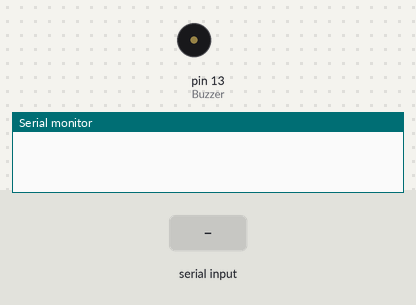
A sketch run on a simulated Arduino Uno, built with avr-gcc and run on an emulated ATmega328P. Parts: buzzer (waves = sounding), the last lines printed to the serial monitor. The test bench sets the inputs (shaded band).

Above: at 1.2 s.
1.3 s: "S" received over Serial
At 5.77 s:
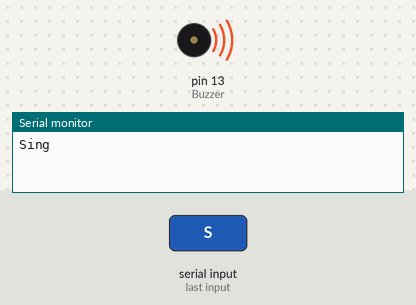
Timing chart, 0 to 10.3 s (numbered marks = the images above; inputs shaded):
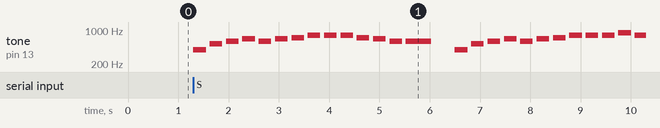

The sketch:

lab06-2.ino
```cpp
#include <Keypad.h>
#include "pitches.h"
const byte ROWS=4;
const byte COLS=4;
int duration=200;
const byte Buzzer=13;
const int rhythm=500;
char index;
int SoundLeng;
char song_tone;
char ch;
char keys[ROWS][COLS]={
 {'F','E','D','C'},
 {'B','3','6','9'},
 {'A','2','5','8'},
 {'0','1','4','7'}
};
byte rowPins[ROWS]={7,8,9,10};
byte colPins[COLS]={3,4,5,6};
int
pitch[]={0,NOTE_C4,NOTE_D4,NOTE_E4,NOTE_F4,NOTE_G4,NOTE_A4,NOTE_B4,
NOTE_C5,NOTE_D5,NOTE_E5,NOTE_F5,NOTE_G5,NOTE_A5,NOTE_B5};

float song[] = {5,0.5, 1+7,0.5, 2+7,0.5, 3+7,0.5, 2+7,0.5, 3+7,0.5,
 4+7,0.5, 5+7,0.5, 5+7,0.5, 5+7,0.5, 4+7,0.5,
3+7,0.5,
 2+7,0.5, 2+7,1, 0,0.5, 5,0.5, 1+7,0.5, 2+7,0.5,
3+7,0.5,
 2+7,0.5, 3+7,0.5, 4+7,0.5, 5+7,0.5, 5+7,0.5,
5+7,0.5,
 6+7,0.5, 5+7,1, 2+7,0.5, 3+7,0.5, 1+7,1, 1+7,0.5,
6,0.5,
 2+7,0.5, 2+7,0.5, 3+7,0.5, 3+7,0.5, 1+7,1, 5+7,0.5,
 1+7,0.5, 5,0.5, 1+7,0.5, 7,0.5, 1+7,0.5, 0,1,
1+7,0.5,
 6,0.5, 2+7,0.5, 2+7,0.5, 3+7,0.5, 3+7,0.5, 4+7,0.5,
4+7,0.5,
 4+7,0.5, 3+7,0.5, 2+7,0.5, 1+7,0.5, 1+7,1, -1};

Keypad keypad = Keypad(makeKeymap(keys), rowPins, colPins, ROWS,
COLS);

void setup() {
 pinMode(Buzzer,OUTPUT);
 Serial.begin(9600);
}
void loop() {
 char key = keypad.getKey();
 if(key!=NO_KEY){
 switch(key){
 case '1':
 tone(Buzzer,NOTE_C4,duration);
 break;
 case '2':
 tone(Buzzer,NOTE_D4,duration);
 break;
 case '3':
 tone(Buzzer,NOTE_E4,duration);
 break;
 case '4':
 tone(Buzzer,NOTE_F4,duration);
 break;
 case '5':
 tone(Buzzer,NOTE_G4,duration);
 break;
 case '6':
 tone(Buzzer,NOTE_A4,duration);
 break;
 case '7':
 tone(Buzzer,NOTE_B4,duration);
 break;
 }
 }

 if(Serial.read()=='S')
 {
 ch=Serial.read();
 Serial.println("Sing");
 index=0;
 while (1) {
 song_tone = char(song[index]);
 index++;
 SoundLeng = int(song[index]*rhythm);
 index++;
 if (song_tone==-1)
 break;
 else if (song_tone==0)
 delay(SoundLeng*1.3);
 else {
 tone(Buzzer, pitch[song_tone], SoundLeng);
 delay(SoundLeng*1.3);
 }
 }
 }
}
```

pitches.h
```cpp
/*************************************************
 * Public Constants
 *************************************************/

#define NOTE_B0  31
#define NOTE_C1  33
#define NOTE_CS1 35
#define NOTE_D1  37
#define NOTE_DS1 39
#define NOTE_E1  41
#define NOTE_F1  44
#define NOTE_FS1 46
#define NOTE_G1  49
#define NOTE_GS1 52
#define NOTE_A1  55
#define NOTE_AS1 58
#define NOTE_B1  62
#define NOTE_C2  65
#define NOTE_CS2 69
#define NOTE_D2  73
#define NOTE_DS2 78
#define NOTE_E2  82
#define NOTE_F2  87
#define NOTE_FS2 93
#define NOTE_G2  98
#define NOTE_GS2 104
#define NOTE_A2  110
#define NOTE_AS2 117
#define NOTE_B2  123
#define NOTE_C3  131
#define NOTE_CS3 139
#define NOTE_D3  147
#define NOTE_DS3 156
#define NOTE_E3  165
#define NOTE_F3  175
#define NOTE_FS3 185
#define NOTE_G3  196
#define NOTE_GS3 208
#define NOTE_A3  220
#define NOTE_AS3 233
#define NOTE_B3  247
#define NOTE_C4  262
#define NOTE_CS4 277
#define NOTE_D4  294
#define NOTE_DS4 311
#define NOTE_E4  330
#define NOTE_F4  349
#define NOTE_FS4 370
#define NOTE_G4  392
#define NOTE_GS4 415
#define NOTE_A4  440
#define NOTE_AS4 466
#define NOTE_B4  494
#define NOTE_C5  523
#define NOTE_CS5 554
#define NOTE_D5  587
#define NOTE_DS5 622
#define NOTE_E5  659
#define NOTE_F5  698
#define NOTE_FS5 740
#define NOTE_G5  784
#define NOTE_GS5 831
#define NOTE_A5  880
#define NOTE_AS5 932
#define NOTE_B5  988
#define NOTE_C6  1047
#define NOTE_CS6 1109
#define NOTE_D6  1175
#define NOTE_DS6 1245
#define NOTE_E6  1319
#define NOTE_F6  1397
#define NOTE_FS6 1480
#define NOTE_G6  1568
#define NOTE_GS6 1661
#define NOTE_A6  1760
#define NOTE_AS6 1865
#define NOTE_B6  1976
#define NOTE_C7  2093
#define NOTE_CS7 2217
#define NOTE_D7  2349
#define NOTE_DS7 2489
#define NOTE_E7  2637
#define NOTE_F7  2794
#define NOTE_FS7 2960
#define NOTE_G7  3136
#define NOTE_GS7 3322
#define NOTE_A7  3520
#define NOTE_AS7 3729
#define NOTE_B7  3951
#define NOTE_C8  4186
#define NOTE_CS8 4435
#define NOTE_D8  4699
#define NOTE_DS8 4978
```

Measured:
- after the input at 1.3 s, tone on pin 13 (Buzzer): plays 392 Hz for 0.25 s, 523 Hz for 0.25 s, 587 Hz for 0.25 s, 659 Hz for 0.25 s, 587 Hz for 0.25 s, 659 Hz for 0.25 s … (26 notes in this stretch), starting at once
